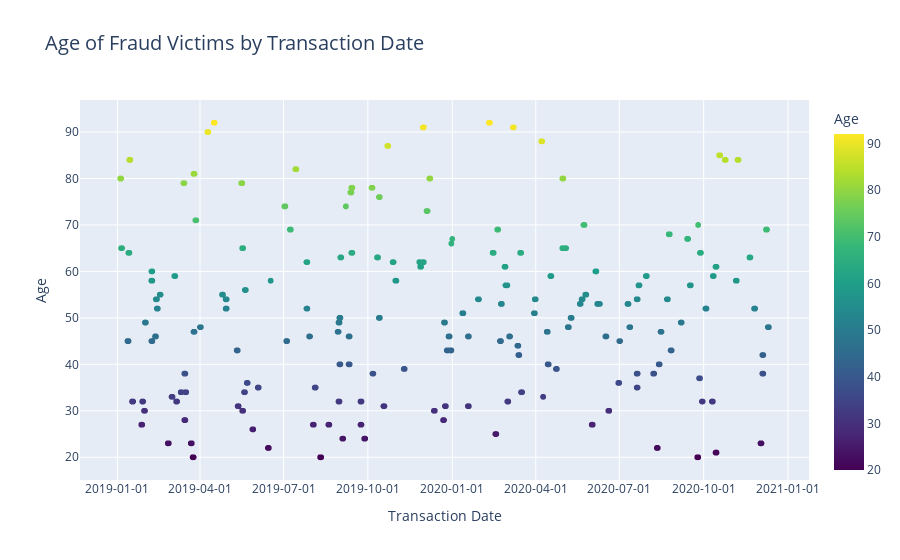

Notebook code cell kept with this figure:
### Code cell
#Creating and customizing a scatter plot
fig = px.scatter(
    fraud_df, x='trans_date', y='age',
    title='Age of Fraud Victims by Transaction Date',
    labels={'trans_date': 'Transaction Date', 'age': 'Age'},
    color='age', color_continuous_scale='Viridis'
)
#Updating layout
fig.update_layout(
    title_font_size=20,
    xaxis_title='Transaction Date',
    yaxis_title='Age',
    xaxis_tickformat='%Y-%m-%d'  # Format date on x-axis
)
# Displaying the plot
fig.show()

### Figure 1 — Plotly figure (JSON) as saved in the notebook; plotly's stock layout.template omitted (floating-point values rounded to 4 significant figures; data arrays with more than 128 entries replaced by an {"elided": "..."} marker saying what was removed)
{"data": [{"hovertemplate": "Transaction Date=%{x}<br>Age=%{marker.color}<extra></extra>", "legendgroup": "", "marker": {"color": {"elided": "1845 int values"}, "coloraxis": "coloraxis", "symbol": "circle"}, "mode": "markers", "name": "", "showlegend": false, "type": "scattergl", "x": {"elided": "1845 str values"}, "xaxis": "x", "y": {"elided": "1845 int values"}, "yaxis": "y"}], "layout": {"coloraxis": {"colorbar": {"title": {"text": "Age"}}, "colorscale": [[0, "#440154"], [0.1111, "#482878"], [0.2222, "#3e4989"], [0.3333, "#31688e"], [0.4444, "#26828e"], [0.5556, "#1f9e89"], [0.6667, "#35b779"], [0.7778, "#6ece58"], [0.8889, "#b5de2b"], [1, "#fde725"]]}, "legend": {"tracegroupgap": 0}, "title": {"font": {"size": 20}, "text": "Age of Fraud Victims by Transaction Date"}, "xaxis": {"anchor": "y", "domain": [0, 1], "tickformat": "%Y-%m-%d", "title": {"text": "Transaction Date"}}, "yaxis": {"anchor": "x", "domain": [0, 1], "title": {"text": "Age"}}}}
